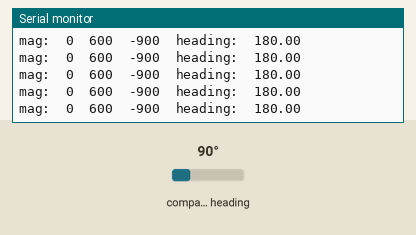
The sketch below on a simulated Arduino Uno, built with avr-gcc and run on an emulated ATmega328P. Parts: the last lines printed to the serial monitor. The test bench sets the inputs (shaded band); at power-on: compass heading 90°.

Above: at 1.2 s.
1.3 s: compass heading set to 7°
At 2.3 s:
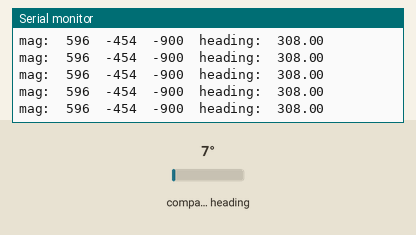
4.3 s: compass heading set to 90°
At 4.8 s:
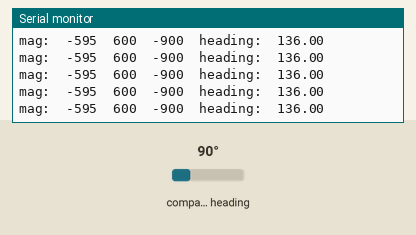
13.3 s: compass heading set to 180°
At 13.8 s:
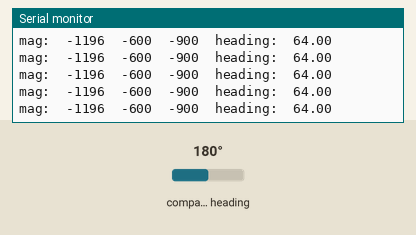
19.3 s: compass heading set to 352°
At 20.0 s:
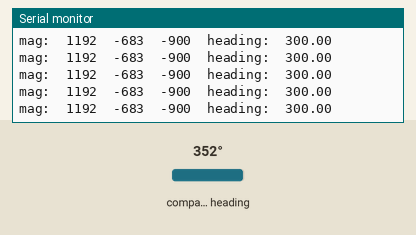
Timing chart, 0 to 22.3 s (numbered marks = the images above; inputs shaded):
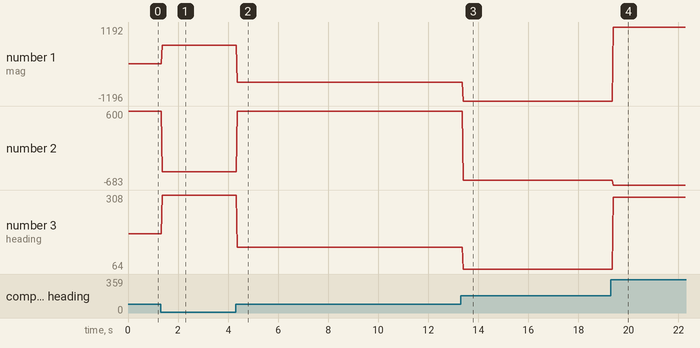

The sketch:

Compass.ino
```cpp
#include "Wire.h"
#include "I2Cdev.h"
#include "HMC5883L.h"

HMC5883L mag;

int16_t mx, my, mz, minX, minY, maxX, maxY, xOffset, yOffset;

#define LED_PIN 13
bool blinkState = false;

void setup() {

    Wire.begin();
    Serial.begin(9600);


    mag.initialize();
    Serial.println(mag.testConnection() ? "HMC5883L connection successful" : "HMC5883L connection failed");

}

void loop()
{

  mag.getHeading(&mx, &my, &mz);
  if (mx < minX)
    minX = mx ;
  if (my < minY)
    minY=my ;
  if (mx > maxX)
    maxX=mx ;
  if (my > maxY)
    maxY=my ;
  xOffset = (maxX + minX) / 2 ;
  yOffset = (maxY + minY) / 2 ;
  mx-=xOffset;
  my-=yOffset;
    Serial.print("mag:\t");
    Serial.print(mx); Serial.print("\t");
    Serial.print(my); Serial.print("\t");
    Serial.print(mz); Serial.print("\t");

    double heading = atan2(my, mx);
    if(heading < 0)
      heading += 2*M_PI;

    heading*=(180/M_PI);

    heading=map(heading, 0, 360, 360, 0);
    heading-=90;
    if(heading<=0)
      heading+=360;
    Serial.print("heading:\t");
    Serial.println(heading);
}
```

Measured:
- after the input at 1.3 s, the serial monitor: prints a new line after 0.07 s (image 1)
- after the input at 4.3 s, the serial monitor: prints a new line after 0.07 s (image 2)
- after the input at 13.3 s, the serial monitor: prints a new line after 0.09 s (image 3)
- after the input at 19.3 s, the serial monitor: prints a new line after 0.09 s (image 4)
- plotted number 1: 0 → 596 after the input at 1.3 s, 596 → -595 after the input at 4.3 s, -595 → -1196 after the input at 13.3 s, -1196 → 1192 after the input at 19.3 s
- plotted number 2: 600 → -454 after the input at 1.3 s, 600 → -600 after the input at 13.3 s, -600 → -683 after the input at 19.3 s
- plotted number 3: 180 → 308 after the input at 1.3 s, 308 → 136 after the input at 4.3 s, 136 → 64 after the input at 13.3 s, 64 → 300 after the input at 19.3 s
